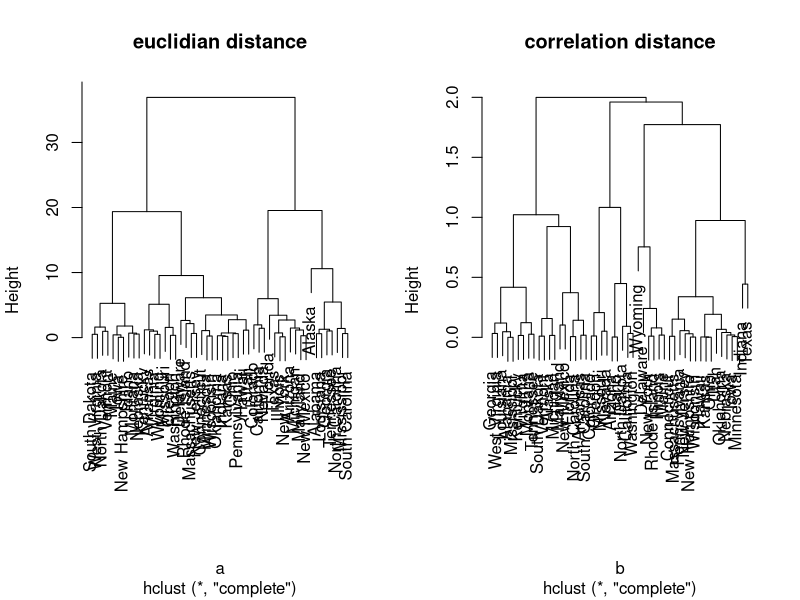

The R script that drew this image:
## ---- chunk 1
data(USArrests)

dsc = scale(USArrests)

a = dist(dsc)^2
b = as.dist(1 - cor(t(dsc)))

hc_a <- hclust(a) #method="complete"
hc_b <- hclust(b)
summary(b/a)
## ---- chunk 2
par(mfrow=c(1,2))
plot(hc_a, main="euclidian distance")
plot(hc_b, main="correlation distance")
